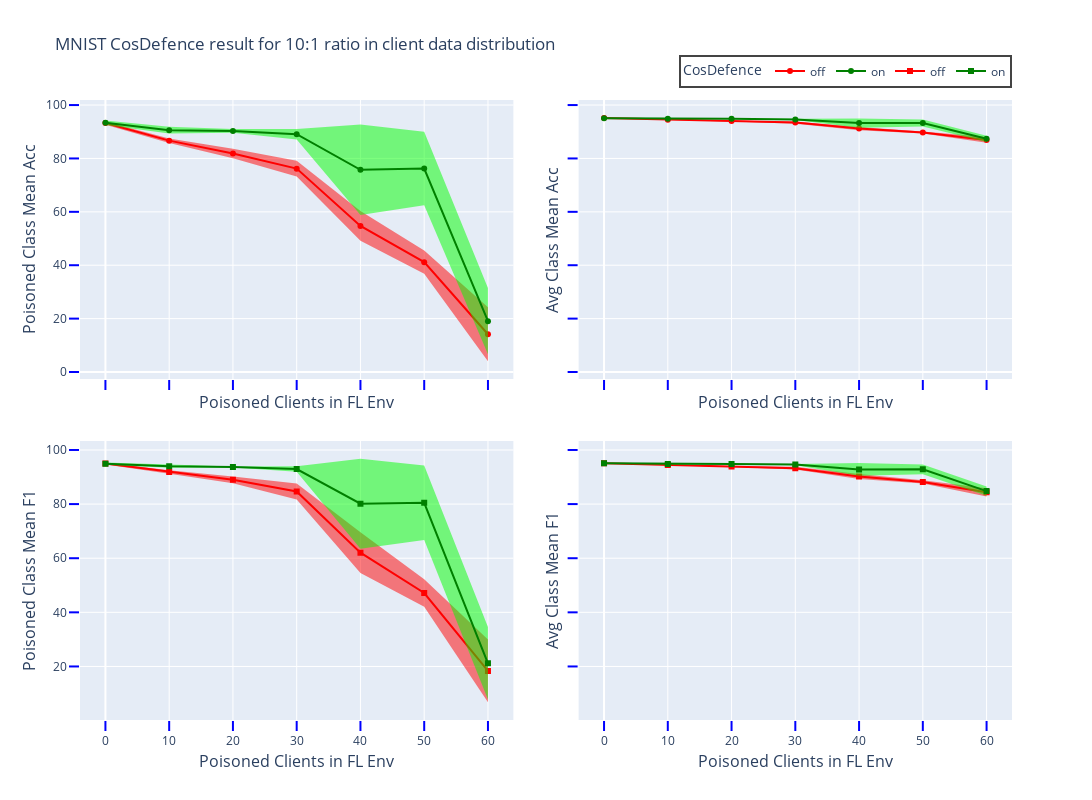

This figure's notebook cell:
### Code cell
summary_file = 'mnist_r10_results.json'
res_fig_name = summary_file[:-5]
result_data = get_data(json_folder + summary_file)
fig = gen_acc_f1_plot_std("MNIST CosDefence result for 10:1 ratio in client data distribution", result_data, res_fig_name, save_html=False)
fig.show()

### Figure 1 — Plotly figure (JSON) as saved in the notebook; plotly's stock layout.template omitted (floating-point values rounded to 4 significant figures)
{"data": [{"fill": "toself", "fillcolor": "rgba(255, 0, 0, 0.5)", "line": {"color": "rgba(255,255,255,0)"}, "showlegend": false, "type": "scatter", "x": [0, 10, 20, 30, 40, 50, 60, 60, 50, 40, 30, 20, 10, 0], "xaxis": "x", "y": [93.88, 87.51, 83.59, 79.16, 60.29, 45.49, 24.25, 4.006, 36.82, 49.16, 73.22, 80.08, 85.83, 92.66], "yaxis": "y"}, {"line": {"color": "red"}, "mode": "lines+markers", "name": "off", "type": "scatter", "x": [0, 10, 20, 30, 40, 50, 60], "xaxis": "x", "y": [93.27, 86.67, 81.84, 76.19, 54.73, 41.16, 14.13], "yaxis": "y"}, {"fill": "toself", "fillcolor": "rgba(0, 255, 0, 0.5)", "line": {"color": "rgba(255,255,255,0)"}, "showlegend": false, "type": "scatter", "x": [0, 10, 20, 30, 40, 50, 60, 60, 50, 40, 30, 20, 10, 0], "xaxis": "x", "y": [94.25, 91.9, 90.99, 91.06, 92.69, 89.97, 31.43, 6.611, 62.45, 58.8, 87.14, 89.65, 89.3, 92.54], "yaxis": "y"}, {"line": {"color": "green"}, "mode": "lines+markers", "name": "on", "type": "scatter", "x": [0, 10, 20, 30, 40, 50, 60], "xaxis": "x", "y": [93.39, 90.6, 90.32, 89.1, 75.74, 76.21, 19.02], "yaxis": "y"}, {"fill": "toself", "fillcolor": "rgba(255, 0, 0, 0.5)", "line": {"color": "rgba(255,255,255,0)"}, "showlegend": false, "type": "scatter", "x": [0, 10, 20, 30, 40, 50, 60, 60, 50, 40, 30, 20, 10, 0], "xaxis": "x2", "y": [95.26, 94.62, 94.16, 93.87, 91.79, 90.12, 88.01, 85.89, 89.35, 90.58, 92.99, 93.84, 94.29, 95.0], "yaxis": "y2"}, {"line": {"color": "red"}, "mode": "lines+markers", "showlegend": false, "type": "scatter", "x": [0, 10, 20, 30, 40, 50, 60], "xaxis": "x2", "y": [95.13, 94.45, 94.0, 93.43, 91.18, 89.74, 86.95], "yaxis": "y2"}, {"fill": "toself", "fillcolor": "rgba(0, 255, 0, 0.5)", "line": {"color": "rgba(255,255,255,0)"}, "showlegend": false, "type": "scatter", "x": [0, 10, 20, 30, 40, 50, 60, 60, 50, 40, 30, 20, 10, 0], "xaxis": "x2", "y": [95.24, 95.01, 94.93, 94.87, 95.01, 94.61, 88.55, 86.15, 91.93, 91.46, 94.4, 94.75, 94.69, 94.96], "yaxis": "y2"}, {"line": {"color": "green"}, "mode": "lines+markers", "showlegend": false, "type": "scatter", "x": [0, 10, 20, 30, 40, 50, 60], "xaxis": "x2", "y": [95.1, 94.85, 94.84, 94.63, 93.23, 93.27, 87.35], "yaxis": "y2"}, {"fill": "toself", "fillcolor": "rgba(255, 0, 0, 0.5)", "line": {"color": "rgba(255,255,255,0)"}, "showlegend": false, "type": "scatter", "x": [0, 10, 20, 30, 40, 50, 60, 60, 50, 40, 30, 20, 10, 0], "xaxis": "x3", "y": [95.32, 92.54, 90.24, 87.58, 69.57, 52.23, 29.95, 6.758, 42.05, 54.52, 81.72, 87.7, 91.22, 94.64], "yaxis": "y3"}, {"line": {"color": "red"}, "marker": {"symbol": "square"}, "mode": "lines+markers", "name": "off", "type": "scatter", "x": [0, 10, 20, 30, 40, 50, 60], "xaxis": "x3", "y": [94.98, 91.88, 88.97, 84.65, 62.04, 47.14, 18.35], "yaxis": "y3"}, {"fill": "toself", "fillcolor": "rgba(0, 255, 0, 0.5)", "line": {"color": "rgba(255,255,255,0)"}, "showlegend": false, "type": "scatter", "x": [0, 10, 20, 30, 40, 50, 60, 60, 50, 40, 30, 20, 10, 0], "xaxis": "x3", "y": [95.37, 94.51, 93.9, 93.99, 96.77, 94.22, 34.56, 7.772, 66.71, 63.49, 91.91, 93.5, 93.39, 94.52], "yaxis": "y3"}, {"line": {"color": "green"}, "marker": {"symbol": "square"}, "mode": "lines+markers", "name": "on", "type": "scatter", "x": [0, 10, 20, 30, 40, 50, 60], "xaxis": "x3", "y": [94.95, 93.95, 93.7, 92.95, 80.13, 80.46, 21.17], "yaxis": "y3"}, {"fill": "toself", "fillcolor": "rgba(255, 0, 0, 0.5)", "line": {"color": "rgba(255,255,255,0)"}, "showlegend": false, "type": "scatter", "x": [0, 10, 20, 30, 40, 50, 60, 60, 50, 40, 30, 20, 10, 0], "xaxis": "x4", "y": [95.26, 94.6, 94.12, 93.77, 91.14, 88.8, 85.84, 82.85, 87.6, 89.24, 92.74, 93.73, 94.24, 94.99], "yaxis": "y4"}, {"line": {"color": "red"}, "marker": {"symbol": "square"}, "mode": "lines+markers", "showlegend": false, "type": "scatter", "x": [0, 10, 20, 30, 40, 50, 60], "xaxis": "x4", "y": [95.13, 94.42, 93.93, 93.25, 90.19, 88.2, 84.34], "yaxis": "y4"}, {"fill": "toself", "fillcolor": "rgba(0, 255, 0, 0.5)", "line": {"color": "rgba(255,255,255,0)"}, "showlegend": false, "type": "scatter", "x": [0, 10, 20, 30, 40, 50, 60, 60, 50, 40, 30, 20, 10, 0], "xaxis": "x4", "y": [95.24, 95.01, 94.92, 94.86, 95.14, 94.67, 86.49, 83.1, 91.0, 90.45, 94.37, 94.74, 94.67, 94.96], "yaxis": "y4"}, {"line": {"color": "green"}, "marker": {"symbol": "square"}, "mode": "lines+markers", "showlegend": false, "type": "scatter", "x": [0, 10, 20, 30, 40, 50, 60], "xaxis": "x4", "y": [95.1, 94.84, 94.83, 94.62, 92.8, 92.83, 84.79], "yaxis": "y4"}], "layout": {"height": 800, "legend": {"borderwidth": 2, "font": {"size": 12}, "orientation": "h", "title": {"text": "CosDefence"}, "x": 1, "xanchor": "right", "y": 1.02, "yanchor": "bottom"}, "title": {"text": "MNIST CosDefence result for 10:1 ratio in client data distribution"}, "width": 1200, "xaxis": {"anchor": "y", "domain": [0, 0.465], "dtick": 10, "matches": "x3", "showticklabels": false, "tick0": 0, "tickcolor": "blue", "ticklen": 10, "ticks": "outside", "tickwidth": 2, "title": {"font": {"size": 16}, "standoff": 7, "text": "Poisoned Clients in FL Env"}}, "xaxis2": {"anchor": "y2", "domain": [0.535, 1.0], "dtick": 10, "matches": "x4", "showticklabels": false, "tick0": 0, "tickcolor": "blue", "ticklen": 10, "ticks": "outside", "tickwidth": 2, "title": {"font": {"size": 16}, "standoff": 7, "text": "Poisoned Clients in FL Env"}}, "xaxis3": {"anchor": "y3", "domain": [0, 0.465], "dtick": 10, "tick0": 0, "tickcolor": "blue", "ticklen": 10, "ticks": "outside", "tickwidth": 2, "title": {"font": {"size": 16}, "standoff": 7, "text": "Poisoned Clients in FL Env"}}, "xaxis4": {"anchor": "y4", "domain": [0.535, 1.0], "dtick": 10, "tick0": 0, "tickcolor": "blue", "ticklen": 10, "ticks": "outside", "tickwidth": 2, "title": {"font": {"size": 16}, "standoff": 7, "text": "Poisoned Clients in FL Env"}}, "yaxis": {"anchor": "x", "domain": [0.55, 1], "dtick": 20, "tick0": 0, "tickcolor": "blue", "ticklen": 10, "ticks": "outside", "tickwidth": 2, "title": {"font": {"size": 16}, "standoff": 5, "text": "Poisoned Class Mean Acc"}}, "yaxis2": {"anchor": "x2", "domain": [0.55, 1], "dtick": 20, "matches": "y", "showticklabels": false, "tick0": 0, "tickcolor": "blue", "ticklen": 10, "ticks": "outside", "tickwidth": 2, "title": {"font": {"size": 16}, "standoff": 5, "text": "Avg Class Mean Acc"}}, "yaxis3": {"anchor": "x3", "domain": [0, 0.45], "dtick": 20, "tick0": 0, "tickcolor": "blue", "ticklen": 10, "ticks": "outside", "tickwidth": 2, "title": {"font": {"size": 16}, "standoff": 5, "text": "Poisoned Class Mean F1"}}, "yaxis4": {"anchor": "x4", "domain": [0, 0.45], "dtick": 20, "matches": "y3", "showticklabels": false, "tick0": 0, "tickcolor": "blue", "ticklen": 10, "ticks": "outside", "tickwidth": 2, "title": {"font": {"size": 16}, "standoff": 5, "text": "Avg Class Mean F1"}}}}
